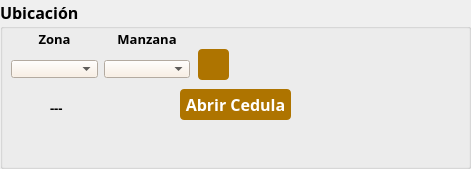
        <widget class="QgsCollapsibleGroupBox" name="mGroupBox_5">
         <property name="geometry">
          <rect>
           <x>10</x>
           <y>10</y>
           <width>471</width>
           <height>169</height>
          </rect>
         </property>
         <property name="minimumSize">
          <size>
           <width>471</width>
           <height>169</height>
          </size>
         </property>
         <property name="maximumSize">
          <size>
           <width>471</width>
           <height>169</height>
          </size>
         </property>
         <property name="font">
          <font>
           <family>Century Gothic</family>
           <pointsize>12</pointsize>
           <weight>75</weight>
           <bold>true</bold>
          </font>
         </property>
         <property name="title">
          <string>Ubicación</string>
         </property>
         <property name="alignment">
          <set>Qt::AlignLeading|Qt::AlignLeft|Qt::AlignTop</set>
         </property>
         <property name="flat">
          <bool>false</bool>
         </property>
         <property name="checkable">
          <bool>false</bool>
         </property>
         <widget class="QLabel" name="label_6">
          <property name="geometry">
           <rect>
            <x>11</x>
            <y>30</y>
            <width>87</width>
            <height>16</height>
           </rect>
          </property>
          <property name="font">
           <font>
            <family>Century Gothic</family>
            <pointsize>10</pointsize>
           </font>
          </property>
          <property name="text">
           <string>&lt;html&gt;&lt;head/&gt;&lt;body&gt;&lt;p align=&quot;center&quot;&gt;Zona&lt;/p&gt;&lt;/body&gt;&lt;/html&gt;</string>
          </property>
         </widget>
         <widget class="QLabel" name="label_5">
          <property name="geometry">
           <rect>
            <x>104</x>
            <y>30</y>
            <width>86</width>
            <height>16</height>
           </rect>
          </property>
          <property name="font">
           <font>
            <family>Century Gothic</family>
            <pointsize>10</pointsize>
           </font>
          </property>
          <property name="text">
           <string>&lt;html&gt;&lt;head/&gt;&lt;body&gt;&lt;p align=&quot;center&quot;&gt;Manzana&lt;/p&gt;&lt;/body&gt;&lt;/html&gt;</string>
          </property>
         </widget>
         <widget class="QLabel" name="lbEstatusCedula">
          <property name="geometry">
           <rect>
            <x>50</x>
            <y>99</y>
            <width>161</width>
            <height>16</height>
           </rect>
          </property>
          <property name="font">
           <font>
            <family>Century Gothic</family>
            <pointsize>10</pointsize>
           </font>
          </property>
          <property name="text">
           <string>&lt;html&gt;&lt;head/&gt;&lt;body&gt;&lt;p&gt;---&lt;/p&gt;&lt;/body&gt;&lt;/html&gt;</string>
          </property>
         </widget>
         <widget class="QPushButton" name="btCodnadas">
          <property name="geometry">
           <rect>
            <x>198</x>
            <y>49</y>
            <width>31</width>
            <height>31</height>
           </rect>
          </property>
          <property name="font">
           <font>
            <family>Arial</family>
            <pointsize>12</pointsize>
            <weight>75</weight>
            <bold>true</bold>
           </font>
          </property>
          <property name="styleSheet">
           <string notr="true">QPushButton{
background : rgb(174, 116, 0);
color : rgb(255, 255, 255);
border-radius : 4px;
}
QPushButton::hover{
background : rgb(104, 69, 13);
color : rgb(255, 255, 255);
border-radius : 4px;
}
QPushButton:disabled {
background: rgb(217, 217, 217)
}</string>
          </property>
          <property name="text">
           <string/>
          </property>
          <property name="icon">
           <iconset>
            <normaloff>../../../../../../../../../../../Documents/local.ico</normaloff>../../../../../../../../../../../Documents/local.ico</iconset>
          </property>
         </widget>
         <widget class="QComboBox" name="comboSector">
          <property name="geometry">
           <rect>
            <x>11</x>
            <y>60</y>
            <width>87</width>
            <height>18</height>
           </rect>
          </property>
          <property name="styleSheet">
           <string notr="true">QComboBox QAbstractItemView::item { max-height: 200; font-family: &quot;Century Gothic&quot;;}

QListView{color: black ; font-family: &quot;Century Gothic&quot;;}

QComboBox{
background : rgb(250,238,224);
}
QComboBox:item:selected {
color: black ;
}</string>
          </property>
         </widget>
         <widget class="QComboBox" name="comboManzana">
          <property name="geometry">
           <rect>
            <x>104</x>
            <y>60</y>
            <width>86</width>
            <height>18</height>
           </rect>
          </property>
          <property name="styleSheet">
           <string notr="true">QComboBox QAbstractItemView::item { min-height: 25; font-family: &quot;Century Gothic&quot;;}
QListView{color: black ; font-size: 16px; outline:none; font-weight:bold; font-family: &quot;Century Gothic&quot;;}

QComboBox{
background : rgb(250,238,224);
}
QComboBox:item:selected {
color: black ;
}</string>
          </property>
         </widget>
         <widget class="QPushButton" name="btnAbrirCedula">
          <property name="geometry">
           <rect>
            <x>180</x>
            <y>89</y>
            <width>111</width>
            <height>31</height>
           </rect>
          </property>
          <property name="font">
           <font>
            <weight>75</weight>
            <bold>true</bold>
           </font>
          </property>
          <property name="styleSheet">
           <string notr="true">QPushButton{
background : rgb(174, 116, 0);
color : rgb(255, 255, 255);
border-radius : 4px;
}
QPushButton::hover{
background : rgb(104, 69, 13);
color : rgb(255, 255, 255);
border-radius : 4px;
}
QPushButton:disabled {
background: rgb(217, 217, 217)
}</string>
          </property>
          <property name="text">
           <string>Abrir Cedula</string>
          </property>
         </widget>
        </widget>
